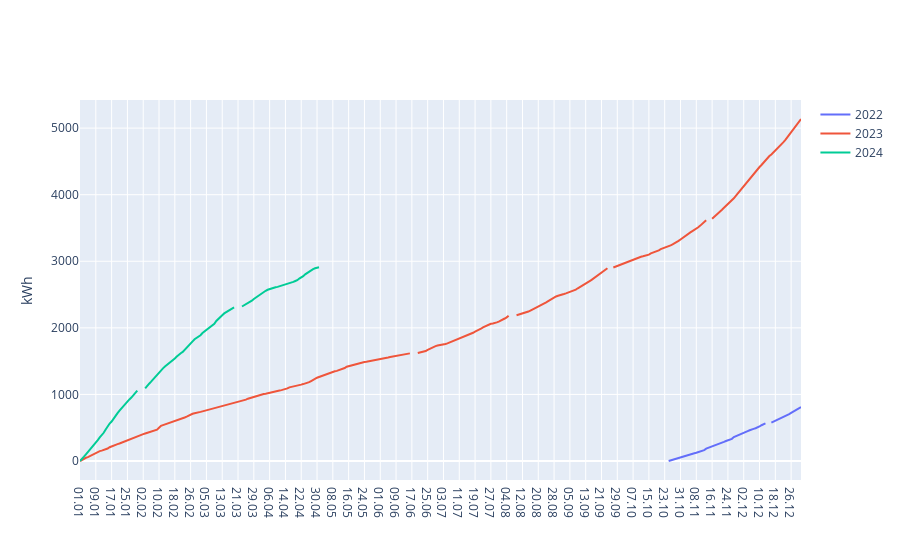

Notebook code for this chart:
### Markdown cell above
### ...skupno

### Code cell
fig = go.Figure()
for i,csv in enumerate(csvs):
    skupna_poraba_letno = (csv['PREJETA DELOVNA ENERGIJA ET'] - csv['PREJETA DELOVNA ENERGIJA ET'].shift(1, fill_value=csv['PREJETA DELOVNA ENERGIJA ET'][0])).cumsum();
    fig.add_traces(go.Scatter(name=str(years[i]), x=csv['Datum'].dt.strftime('%d.%m'), y = skupna_poraba_letno))

fig.update_xaxes(categoryorder='array', categoryarray=days_in_year)
fig.update_layout(hovermode='x unified', yaxis=dict(title="kWh"))
fig.show()
